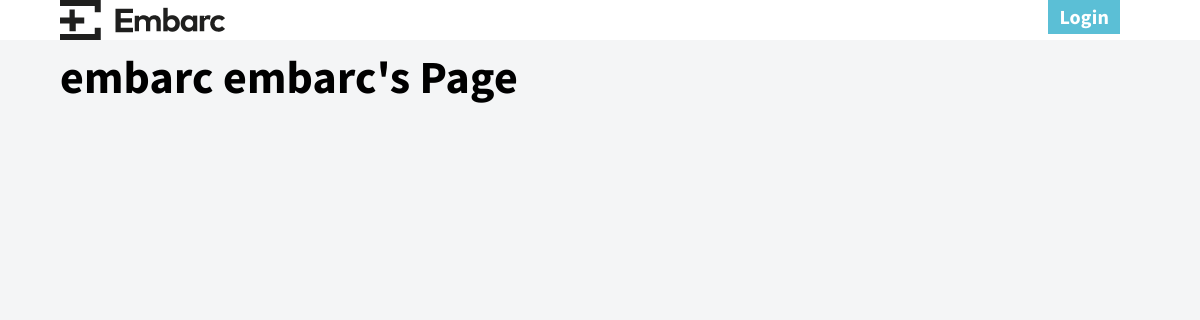
The page /profile/embarc/ on the database as committed earlier.
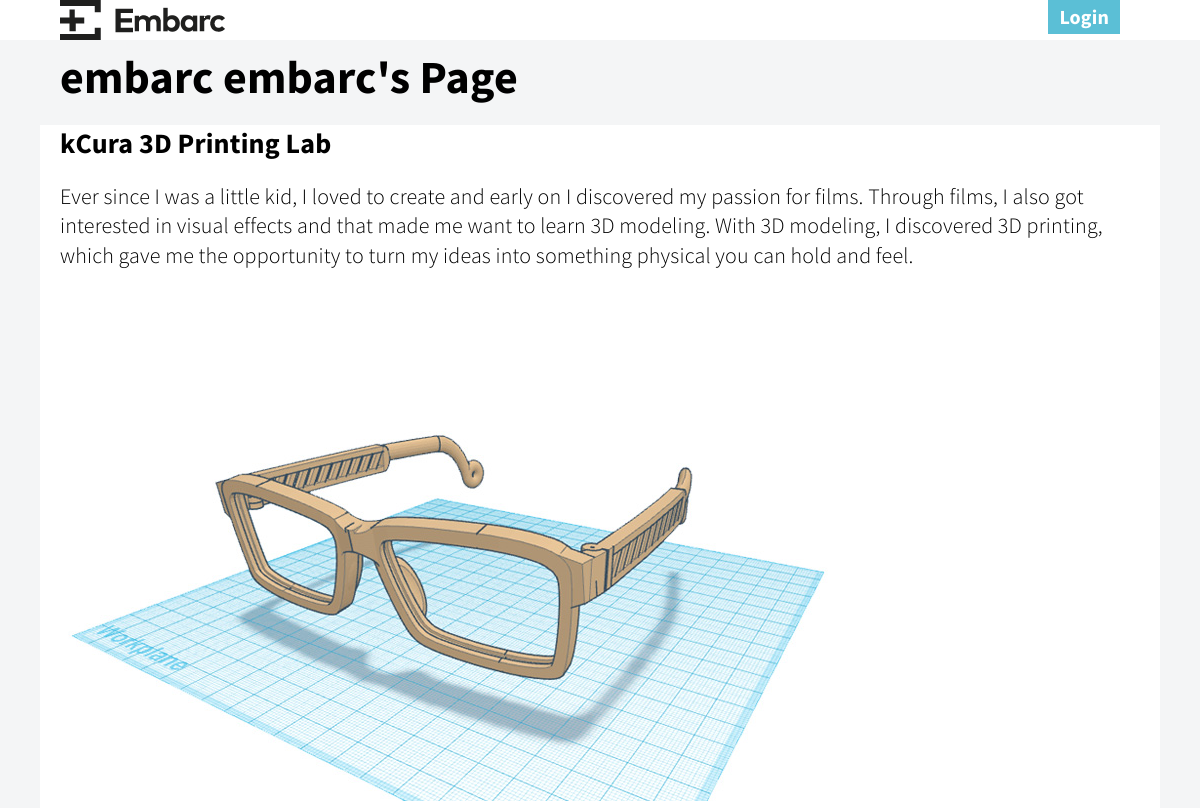
The same page on the database as committed later.
### embarc/models.py (models this page shows)
class Reflection(db.Model):
    id = db.Column(db.Integer, primary_key=True)
    name = db.Column(db.String(120), unique=False, nullable=False)
    description = db.Column(db.String(3000), unique=False, nullable=False)
    journeyid = db.Column(db.Integer, unique=False, nullable=False)
    journeyname = db.Column(db.Integer, unique=False, nullable=False)
    date = db.Column(db.DateTime, nullable=False, default=datetime.utcnow)
    picture = db.Column(db.String(250), unique=False, nullable=True)

### embarc/views.py (the view)
@app.route('/profile/<user_slug>/', methods=['GET', 'POST'])
def show_user(user_slug):
    context = {
        "reflections" : Reflection.query.filter_by(name=user_slug)
    }
    full_user = User.query.filter_by(username=user_slug).first()
    return render_template('user.html', **context, user=current_user, target_user=full_user)

### embarc/views.py (called while the page is built)
@app.before_request
def get_current_user():
    g.user = current_user

### embarc/templates/user.html (shortened to what this page needs)
{% extends "layout.html" %}
{% block body %}
    <div class="container">
      <h1> {{ target_user.first_name }} {{ target_user.last_name }}'s Page </h1>
      </div>
  {% for reflection in reflections %}
  <div class="container container-comment">
      <h3>{{ reflection['journeyname'] }}</h3>
      <h4>{{ reflection['description']}}</h4>
      {% if reflection.picture %}
          <img src="{{ url_for('static', filename='cdn/{}'.format(reflection.picture)) }}">
      {% endif %}
  </div>
  {% endfor %}
{% endblock %}

Rows that differ between the two databases and show on the page:
added Reflection: journeyname "kCura 3D Printing Lab", description "Ever since I was a little kid, I loved to create and early on I discovered my passion for films. Through films, I also got interested in visual effects and that made me want to learn 3D modeling. With 3D modeling, I discovered 3D printing, which gave me the opportunity to turn my ideas into something physical you can hold and feel.", picture (picture)
